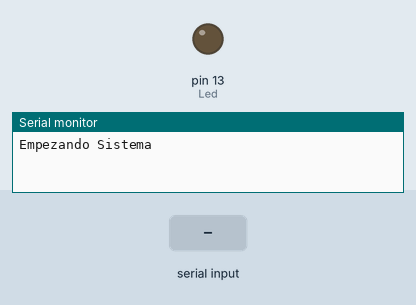
This sketch was run on a simulated Arduino Mega 2560, built with avr-gcc and run on an emulated ATmega2560. Shown: output pins drawn as LEDs (lit = HIGH), the last lines printed to the serial monitor. The inputs (shaded band) are chosen by the test bench.

Above: at 1.2 s.
1.3 s: "A" received over the second serial link
At 1.8 s:
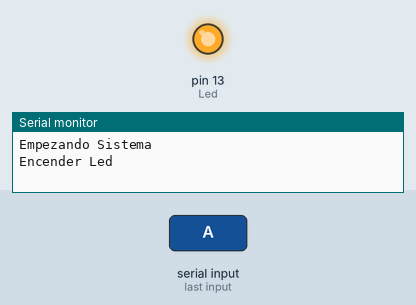
2.8 s: "B" received over the second serial link
At 4.1 s:
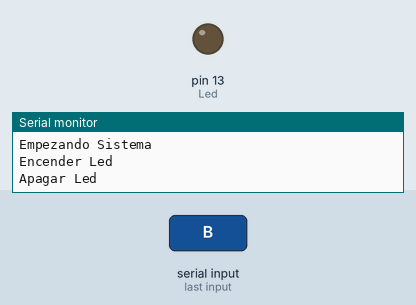
Timing chart, 0 to 5.8 s (numbered marks = the images above; inputs shaded):
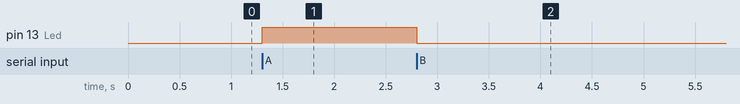

The sketch:

Mega_Demo_Facil.ino
```cpp
int Led = 13;

void setup() {
  pinMode(Led, OUTPUT);
  digitalWrite(Led, LOW);
  Serial.begin(9600); // Serial de depuracion cable USB
  Serial1.begin(9600); // Serial Bluetooth 1
  Serial2.begin(9600); // Serial Bluetooth 2
  Serial.println("Empezando Sistema");
}

void loop() {
  ActualizarSerial(Serial1);
  ActualizarSerial(Serial2);
}


void ActualizarSerial(HardwareSerial &PuertoSerial) {
  if (PuertoSerial.available()) {
    char Mensaje = PuertoSerial.read();
    if (Mensaje == 'A') {
      digitalWrite(Led, HIGH);
      Serial.println("Encender Led");
    }
    else if (Mensaje == 'B') {
      digitalWrite(Led, LOW);
      Serial.println("Apagar Led");
    }
  }
}
```

Measured:
- after the input at 1.3 s, pin 13 (Led): LOW → HIGH at once
- after the input at 2.8 s, pin 13 (Led): HIGH → LOW at once
